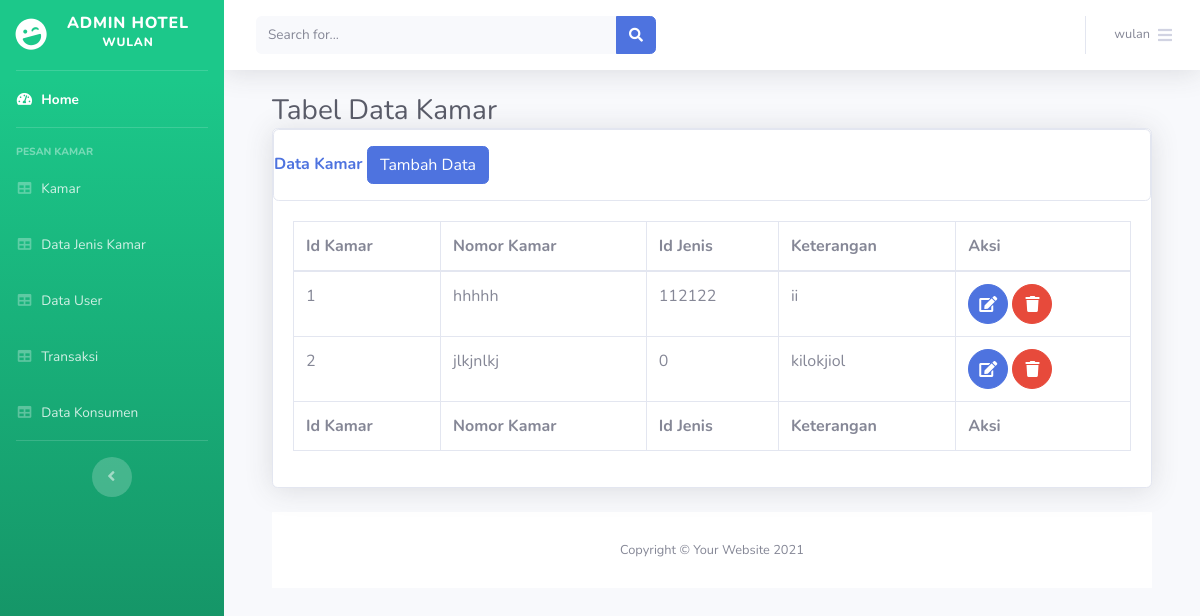
The page /latihan_hotel_wulan/index.php/data_kamar on the database its author committed.
### tables this page shows
CREATE TABLE `tbl_kamar` (
  `id_kamar` int(11) NOT NULL,
  `nomor_kamar` varchar(100) NOT NULL,
  `id_jenis` int(11) NOT NULL,
  `keterangan` text NOT NULL
);

### latihan_hotel_wulan/application/controllers/Data_kamar.php (called while the page is built, shortened)
<?php
class Data_kamar extends CI_Controller
{
    function index()
    {
     $data['tbl_kamar']= $this->M_kamar->SemuaData();
        $this->load->view('partial_admin/header');
        $this->load->view('partial_admin/sidebar');
        $this->load->view('partial_admin/topbar');
        $this->load->view('partial_admin//js');
        $this->load->view('content_admin/data_kamar',$data);
        $this->load->view('partial_admin/footer');
    }
}

### latihan_hotel_wulan/index.php (called while the page is built, shortened)
<?php
require_once BASEPATH.'core/CodeIgniter.php';

### latihan_hotel_wulan/application/models/M_kamar.php (called while the page is built, shortened)
<?php
class M_kamar extends  CI_Model{
    function SemuaData(){
        return $this->db->get('tbl_kamar')->result_array();
    }
}

### latihan_hotel_wulan/application/views/content_admin/data_kamar.php (the view, shortened to what this page needs)
<div class="container-fluid">
    <hi class="h3 mb-2 text-gray-800">
        Tabel Data Kamar
</hi>
<div class="card shadow mb-4">
    <div class="card header py-3">
    <h6 class="m-0 font-weight-bold text-primary">Data Kamar
        <a href="<?= base_url('index.php/data_kamar/tambah_data'); ?>">
            <button class="btn btn-primary">Tambah Data</button>
</a>
</h6>
</div>
<div class="card-body">
    <div class="table-responsive">
        <table class="table table-bordered" id="datatable" width="100%" cellpacing="0">
             <thead>
                <th>Id Kamar</th>
                <th>Nomor Kamar</th>
                <th>Id Jenis</th>
                <th>Keterangan</th>
                <th>Aksi</th>
        </thead>
        <tfoot>
          <tr>
                <th>Id Kamar</th>
                <th>Nomor Kamar</th>
                <th>Id Jenis</th>
                <th>Keterangan</th>
                <th>Aksi</th>
        </tr>
        <tbody>
               <?php
        $no = 1;
foreach ($tbl_kamar as $tk) :
?>
    <tr>
        <td><?php echo $no++; ?></td>
        <td><?php echo $tk["nomor_kamar"] ?></td>
        <td><?php echo $tk["id_jenis"] ?></td>
        <td><?php echo $tk["keterangan"]?></td>
        <td>
            <a href="<?= base_url('index.php/data_kamar/update_data/') ?><?php echo $tk['id_kamar']?>" class="btn btn-primary btn-circle">
                 <i class="fas fa-edit"></i>
           </a>
            <a href="<?= base_url('index.php/data_kamar/hapus_data/') ?><?php echo $tk['id_kamar'] ?>" class="btn btn-danger btn-circle">
                  <i class="fas fa-trash"></i>
          </a>
      </td>
</tr>
<?php endforeach; ?>
</tbody>
</table>
</div>
</div>
</div>

### rows shown on the page
tbl_kamar: nomor_kamar "hhhhh", id_jenis "112122", keterangan "ii"
tbl_kamar: nomor_kamar "jlkjnlkj", id_jenis "0", keterangan "kilokjiol"
